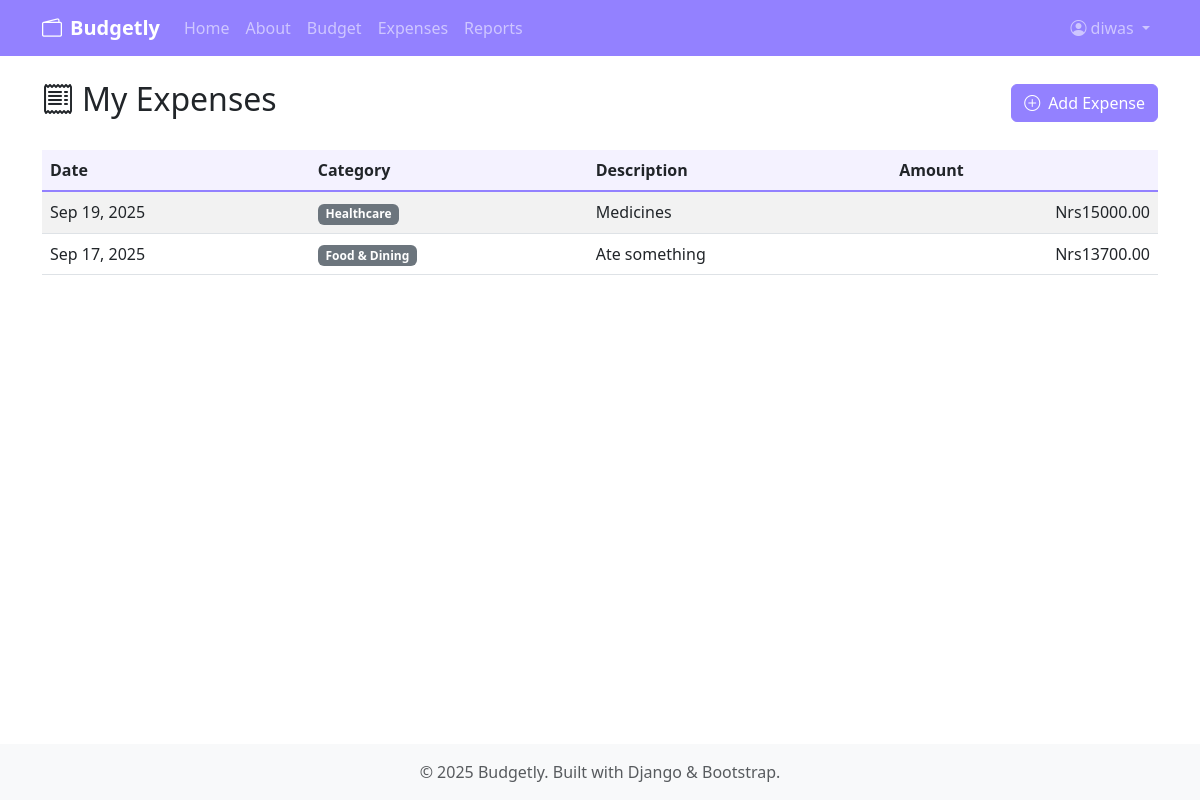
Screenshot of /expenses/ (signed in) with the database file from the repository.
### expenses/models.py (models this page shows, shortened)
class Expense(models.Model):
    user = models.ForeignKey(User, on_delete=models.CASCADE, related_name='expenses')
    category = models.ForeignKey(Category, on_delete=models.CASCADE, related_name='expenses')
    amount = models.DecimalField(
        max_digits=10,
        decimal_places=2,
        validators=[MinValueValidator(Decimal('0.01'))]
    )
    description = models.CharField(max_length=255)
    date = models.DateField()
    created_at = models.DateTimeField(auto_now_add=True)
    updated_at = models.DateTimeField(auto_now=True)
    class Meta:
        ordering = ['-date', '-created_at']

class Category(models.Model):
    name = models.CharField(max_length=100)
    user = models.ForeignKey(
        User,
        on_delete=models.CASCADE,
        null=True,
        blank=True,
        related_name='custom_categories'
    )
    is_default = models.BooleanField(default=False)
    created_at = models.DateTimeField(auto_now_add=True)
    class Meta:
        verbose_name_plural = "Categories"
        ordering = ['name']

### expenses/views.py (the view)
# urls.py: path('', views.expense_list, name='list'),
@login_required
def expense_list(request):
    expenses = Expense.objects.filter(user=request.user)[:20]
    return render(request, 'expenses/list.html', {'expenses': expenses})

### expenses/templates/expenses/list.html (shortened to what this page needs)
{% extends 'base.html' %}
{% load form_tags %}
{% block content %}
<div class="row">
    <div class="col-12">
        <div class="d-flex justify-content-between align-items-center mb-4">
            <h2><i class="bi bi-receipt me-2"></i>My Expenses</h2>
            <a href="{% url 'expenses:add' %}" class="btn btn-primary">
                <i class="bi bi-plus-circle me-2"></i>Add Expense
            </a>
        </div>
    </div>
</div>
<div class="row">
    <div class="col-12">
        {% if expenses %}
        <div class="table-responsive">
            <table class="table table-striped">
                <thead>
                    <tr>
                        <th>Date</th>
                        <th>Category</th>
                        <th>Description</th>
                        <th>Amount</th>
                    </tr>
                </thead>
                <tbody>
                    {% for expense in expenses %}
                    <tr>
                        <td>{{ expense.date|date:"M d, Y" }}</td>
                        <td><span class="badge bg-secondary">{{ expense.category.name }}</span></td>
                        <td>{{ expense.description }}</td>
                        <td class="text-end">Nrs{{ expense.amount }}</td>
                    </tr>
                    {% endfor %}
                </tbody>
            </table>
        </div>
        {% endif %}
    </div>
</div>
{% endblock %}

### templates/base.html (shortened to what this page needs)
<!DOCTYPE html>
<html lang="en">
<head>
    <link href="https://cdn.jsdelivr.net/npm/bootstrap@5.3.0/dist/css/bootstrap.min.css" rel="stylesheet">
    <link href="https://cdn.jsdelivr.net/npm/bootstrap-icons@1.10.0/font/bootstrap-icons.css" rel="stylesheet">
    {% load static %}
    <link rel="stylesheet" href="{% static 'css/style.css' %}">
</head>
<body>
    <nav class="navbar navbar-expand-lg navbar-dark bg-primary">
        <div class="container">
            <a class="navbar-brand fw-bold" href="{% url 'home:index' %}">
                <i class="bi bi-wallet2 me-2"></i>Budgetly
            </a>
            <div class="collapse navbar-collapse" id="navbarNav">
                <ul class="navbar-nav me-auto">
                    <li class="nav-item">
                        <a class="nav-link" href="{% url 'home:index' %}">Home</a>
                    </li>
                    <li class="nav-item">
                        <a class="nav-link" href="{% url 'home:about' %}">About</a>
                    </li>
                    {% if user.is_authenticated %}
                    <li class="nav-item">
                        <a class="nav-link" href="{% url 'budget:setup' %}">Budget</a>
                    </li>
                    <li class="nav-item">
                        <a class="nav-link" href="{% url 'expenses:list' %}">Expenses</a>
                    </li>
                    <li class="nav-item">
                        <a class="nav-link" href="{% url 'reports:dashboard' %}">Reports</a>
                    </li>
                    {% endif %}
                </ul>
                <ul class="navbar-nav">
                    {% if user.is_authenticated %}
                    <li class="nav-item dropdown">
                        <a class="nav-link dropdown-toggle" href="#" role="button" data-bs-toggle="dropdown">
                            <i class="bi bi-person-circle me-1"></i>{{ user.username }}
                        </a>
                    </li>
                    {% endif %}
                </ul>
            </div>
        </div>
    </nav>
    <main class="container my-4">
        {% block content %}
        {% endblock %}
    </main>
    <footer class="bg-light text-center py-3 mt-auto">
        <div class="container">
            <p class="mb-0 text-muted">&copy; 2025 Budgetly. Built with Django & Bootstrap.</p>
        </div>
    </footer>
</body>
</html>

### static/css/style.css (style rules this page uses)
:root { --primary-color: #9381FF; --primary-dark: #7C6DDF; --primary-light: #B49AFF; --success-color: #28a745; --danger-color: #dc3545; --warning-color: #ffc107; --info-color: #17a2b8; }
.bg-primary { background-color: var(--primary-color) !important; }
.btn-primary { background-color: var(--primary-color); border-color: var(--primary-color); }
.table th { background-color: rgba(147, 129, 255, 0.1); border-bottom: 2px solid var(--primary-color); }
footer { margin-top: auto; }
body { display: flex; flex-direction: column; min-height: 100vh; }

### rows the page displays
Expense: date "Sep 19, 2025", category.name "Healthcare", description "Medicines", amount "15000.00"
Expense: date "Sep 17, 2025", category.name "Food & Dining", description "Ate something", amount "13700.00"

### other values shown
{{ user.username }} "diwas"
